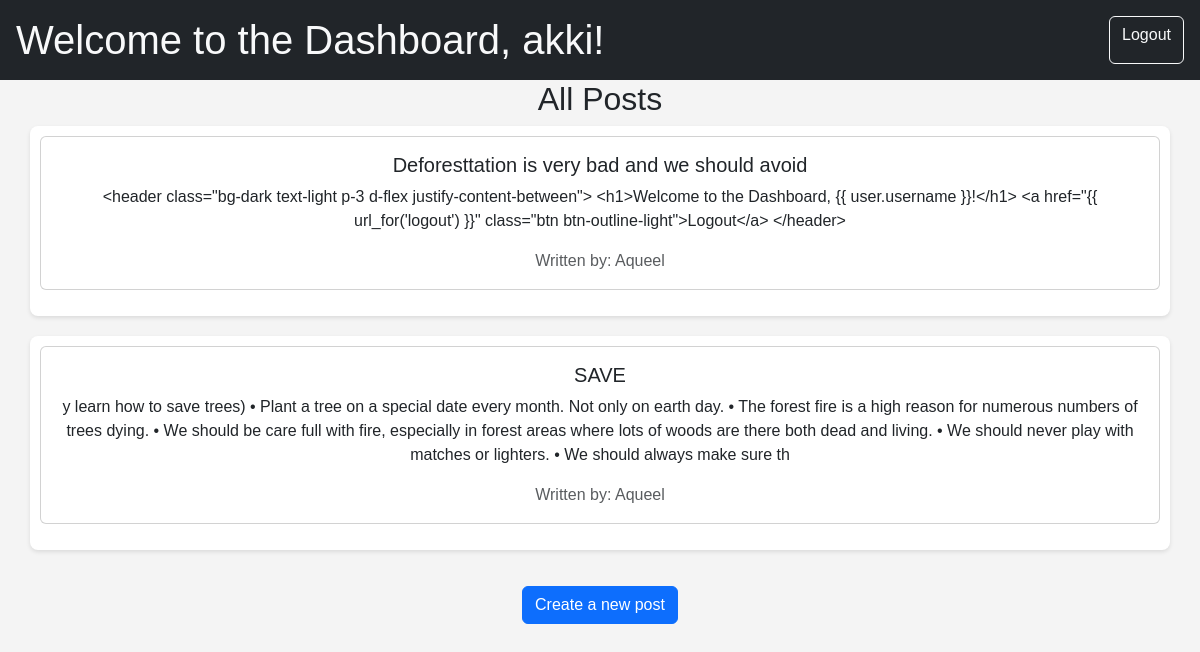
The page /dashboard (signed in) on the database its author committed.
### app.py (models this page shows)
class User(db.Model):
    id = db.Column(db.Integer, primary_key=True)
    username = db.Column(db.String(120), unique=True, nullable=False)
    password = db.Column(db.String(120), nullable=False)

class Post(db.Model):
    id = db.Column(db.Integer, primary_key=True)
    title = db.Column(db.String(255))  # Remove nullable=False
    content = db.Column(db.Text, nullable=False)
    user_id = db.Column(db.Integer, db.ForeignKey('user.id'), nullable=False)
    user = db.relationship('User', backref=db.backref('posts', lazy=True))

### app.py (the view)
@app.route('/dashboard')
def dashboard():
    if 'user_id' in session:
        user = User.query.get(session['user_id'])
        posts = Post.query.all()  # Fetch all posts
        return render_template('dashboard.html', user=user, posts=posts)
    else:
        flash('You need to log in first.', 'warning')
        return redirect(url_for('login'))

### templates/dashboard.html (shortened to what this page needs)
<!DOCTYPE html>
<html lang="en">
<head>
    <link href="https://cdn.jsdelivr.net/npm/bootstrap@5.3.0/dist/css/bootstrap.min.css" rel="stylesheet">
</head>
<body>
    <header class="bg-dark text-light p-3 d-flex justify-content-between">
        <h1>Welcome to the Dashboard, {{ user.username }}!</h1>
        <a href="{{ url_for('logout') }}" class="btn btn-outline-light">Logout</a>
    </header>
    <h2>All Posts</h2>
    <ul class="list-unstyled">
        {% for post in posts %}
        <li class="post">
            <div class="card mb-3">
                <div class="card-body">
                    <h5 class="card-title">{{ post.title }}</h5>
                    <p class="card-text">{{ post.content }}</p>
                    <div class="text-muted">Written by: {{ post.user.username }}</div>
                </div>
            </div>
        </li>
        {% endfor %}
    </ul>
<button type="button" class="btn btn-primary" data-bs-toggle="modal" data-bs-target="#createPostModal">
    Create a new post
</button>
</body>
</html>

### templates/dashboard.html (style rules this page uses)
body { font-family: Arial, sans-serif; background-color: #f4f4f4; margin: 0; padding: 0; display: flex; flex-direction: column; align-items: center; height: 100vh; }
header { display: flex; justify-content: space-between; width: 100%; padding: 10px; background-color: #333; color: #fff; }
h1 { margin: 0; }
a { text-decoration: none; color: #fff; }
ul { list-style-type: none; padding: 0; width: 95%; text-align: center; }
li { margin-bottom: 20px; }
.post { background-color: #fff; padding: 10px; border-radius: 8px; box-shadow: 0 2px 4px rgba(0, 0, 0, 0.1); }

### rows shown on the page
User: username "akki"
Post: title "Deforesttation is very bad and we should avoid", content "<header class=\"bg-dark text-light p-3 d-flex justify-content-between\"> <h1>Welcome to the Dashboard, {{ user.username }}!</h1> <a href=\"{{ url_for('logout') }}\" class=\"btn btn-outline-light\">Logout</a> </header>", user.username "Aqueel"
Post: title "SAVE", content "y learn how to save trees) • Plant a tree on a special date every month. Not only on earth day. • The forest fire is a high reason for numerous numbers of trees dying. • We should be care full with fire, especially in forest areas where lots of woods are there both dead and living. • We should never play with matches or lighters. • We should always make sure th", user.username "Aqueel"
